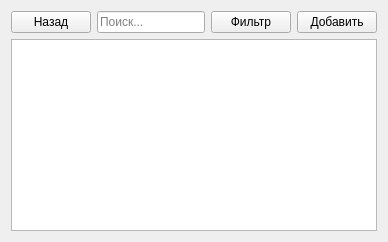
<?xml version="1.0" encoding="UTF-8"?>
<ui version="4.0">
 <class>TablePage</class>
 <widget class="QWidget" name="TablePage">

  <layout class="QVBoxLayout" name="verticalLayout">


   <item>
    <layout class="QHBoxLayout" name="topBar">

     <item>
        <widget class="QPushButton" name="btnBack">
            <property name="text">
                <string>Назад</string>
            </property>
        </widget>
    </item>

     <item>
      <widget class="QLineEdit" name="inputSearch">
       <property name="placeholderText"><string>Поиск...</string></property>
      </widget>
     </item>

     <item>
      <widget class="QPushButton" name="btnFilter">
       <property name="text"><string>Фильтр</string></property>
      </widget>
     </item>

     <item>
      <widget class="QPushButton" name="btnAdd">
       <property name="text"><string>Добавить</string></property>
      </widget>
     </item>

   </layout>
   </item>


   <item>
    <widget class="QTableWidget" name="tableWidget"/>
   </item>

  </layout>

 </widget>
</ui>
